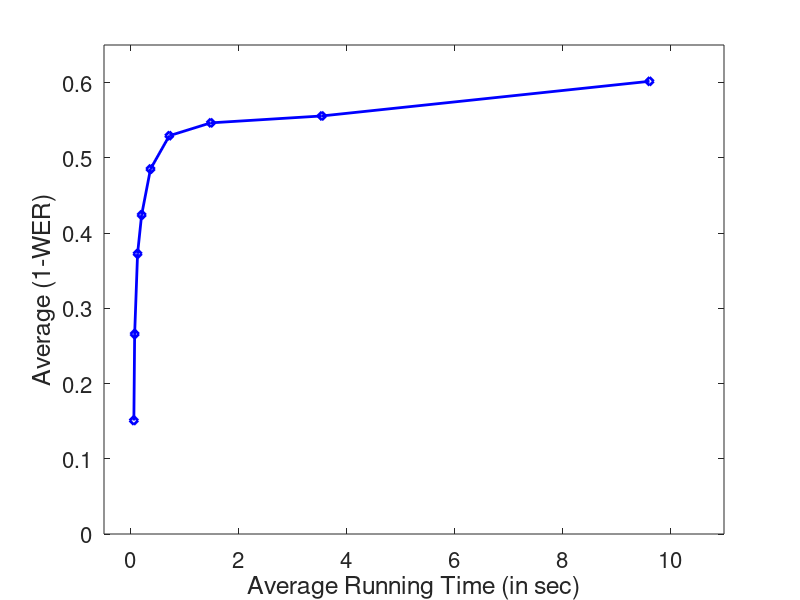
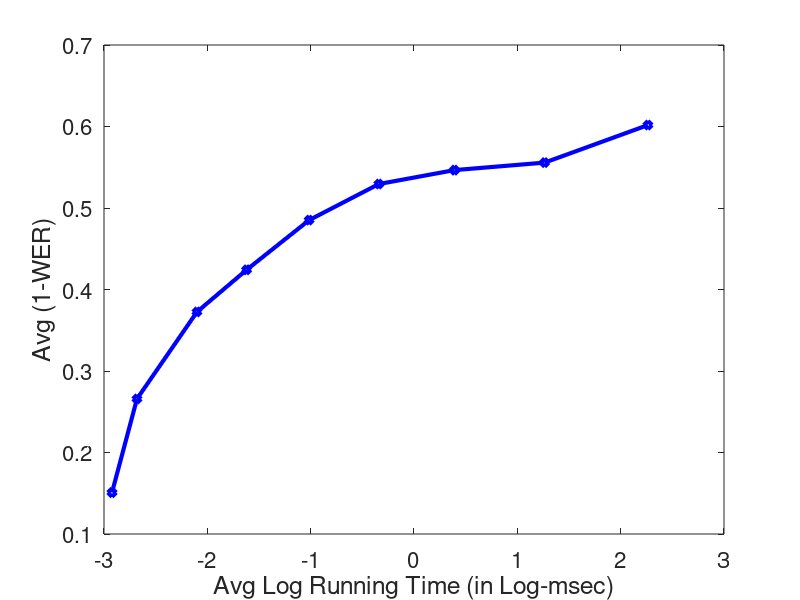

The MATLAB script that drew these images, in order:
data = [2,0.8491260923845191,53.8;3,0.734207240948814,68.5;4,0.6275280898876405,122.4;5,0.5759051186017479,197.85;6,0.514856429463171,362.5;7,0.4705992509363296,711.55;8,0.45349563046192254,1479.75;9,0.44431960049937597,3539.9;10,0.3982521847690386,9618.65];

data(:,3) = data(:,3)/1000;

figure;plot((data(:,3)), 1-data(:,2), 'bd-', 'Linewidth',2);
set(gca, 'FontSize', 16);
ylabel('Average (1-WER)', 'FontSize', 18);
xlabel('Average Running Time (in sec)', 'FontSize',18);
axis([-0.5 11 0 0.65]);
%%

figure;plot(log(data(:,3)), 1-data(:,2), 'bd-', 'Linewidth',3);

set(gca, 'FontSize', 16);
ylabel('Avg (1-WER)', 'FontSize', 18);
xlabel('Avg Log Running Time (in Log-msec)', 'FontSize',18);
